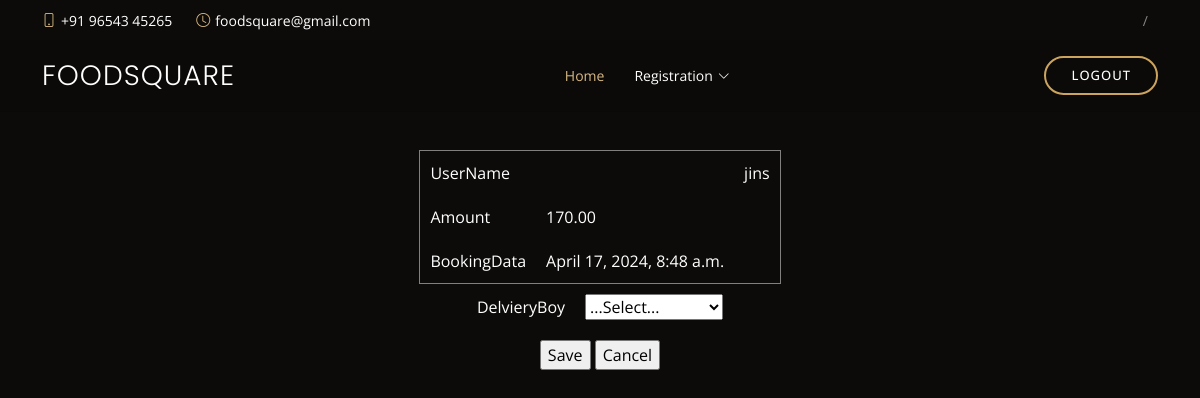
The app's page /Restaurant/AssignNowDeliveryBoy/2 with its own data.
### User/models.py (models this page shows)
class tbl_booking(models.Model):
    booking_amount=models.CharField(max_length=50)
    booking_datetime=models.DateTimeField(auto_now_add=True)
    booking_status = models.IntegerField(default="0")
    user = models.ForeignKey(tbl_user, on_delete=models.CASCADE)
    delivery = models.ForeignKey(tbl_deliveryboy, on_delete=models.CASCADE, null=True)

### Guest/models.py (models this page shows)
class tbl_user(models.Model):
    user_name=models.CharField(max_length=50)
    user_gender=models.CharField(max_length=50)
    user_contact=models.CharField(max_length=50)
    user_contact1=models.CharField(max_length=50)
    user_email=models.CharField(max_length=50)
    user_password=models.CharField(max_length=50)
    place = models.ForeignKey(tbl_place, on_delete=models.CASCADE)

### Restaurant/views.py (the view)
# urls.py: path('AssignNowDeliveryBoy/<int:did>',views.AssignNowDeliveryBoy,name="AssignNowDeliveryBoy"),
def AssignNowDeliveryBoy(request,did):
    dBoy=tbl_deliveryboy.objects.filter(dboy_status='1')
    bookingdata=tbl_booking.objects.get(id=did)
    if request.method=='POST':
        boy=tbl_deliveryboy.objects.get(id=request.POST.get('selBoy'))
        bookingdata.delivery=boy
        bookingdata.booking_status=4
        bookingdata.save()
        return redirect("Restaurant:HomePage")
    else:
         return render(request,"Restaurant/AssignNowDeliveryBoy.html",{'bookingdata':bookingdata,'dboy':dBoy})

### Restaurant/Templates/Restaurant/AssignNowDeliveryBoy.html (shortened to what this page needs)
{% extends 'Restaurant/Head.html' %}
{% block content %}
{% load static %}
<!DOCTYPE html>
<html lang="en">
<head>
</head>
<body>
<table border="1" align="center">
    <tr>
        <td>UserName<td>
        <td>{{bookingdata.user.user_name}}</td>
    </tr>
    <tr>
        <td>Amount</td>
        <td>{{bookingdata.booking_amount}}</td>
    </tr>
    <tr>
        <td>BookingData</td>
        <td>{{bookingdata.booking_datetime}}</td>
    </tr>
</table>
<form action="" method="post">
    <table align="center">
        <tr>
            <td>DelvieryBoy</td>
            <td>
                <select name="selBoy" id="selBoy">
                    <option value="">...Select...</option>
                </select>
            </td>
        </tr>
        <tr>
            <td colspan="2" align="center">
                <input type="submit" name="btnsubmit" value="Save">
                <input type="reset" name="btncancel" value="Cancel">
            </td>
        </tr>
    </table>
</form>
</body>
</html>
{% endblock content %}

### Guest/static/Main/assets/css/style.css (style rules this page uses)
body { font-family: "Open Sans", sans-serif; background: #0c0b09; color: #fff; }

### Restaurant/Templates/Restaurant/AssignNowDeliveryBoy.html (style rules this page uses)
tr, td { padding: 10px; }

### records on screen
tbl_booking: user.user_name "jins", booking_amount "170.00", booking_datetime "April 17, 2024, 8:48 a.m."
